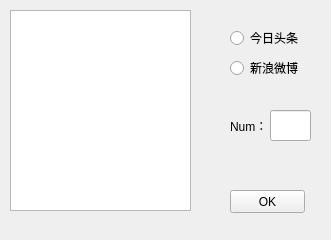
<?xml version="1.0" encoding="UTF-8"?>
<ui version="4.0">
 <class>Form</class>
 <widget class="QWidget" name="Form">
  <property name="geometry">
   <rect>
    <x>0</x>
    <y>0</y>
    <width>331</width>
    <height>240</height>
   </rect>
  </property>
  <property name="windowTitle">
   <string>Form</string>
  </property>
  <widget class="QRadioButton" name="radioButton1">
   <property name="geometry">
    <rect>
     <x>230</x>
     <y>30</y>
     <width>89</width>
     <height>16</height>
    </rect>
   </property>
   <property name="text">
    <string>今日头条</string>
   </property>
  </widget>
  <widget class="QRadioButton" name="radioButton_2">
   <property name="geometry">
    <rect>
     <x>230</x>
     <y>60</y>
     <width>89</width>
     <height>16</height>
    </rect>
   </property>
   <property name="text">
    <string>新浪微博</string>
   </property>
  </widget>
  <widget class="QLabel" name="label1">
   <property name="geometry">
    <rect>
     <x>230</x>
     <y>120</y>
     <width>54</width>
     <height>12</height>
    </rect>
   </property>
   <property name="text">
    <string>&amp;Num：</string>
   </property>
   <property name="buddy">
    <cstring>lineEdit1</cstring>
   </property>
  </widget>
  <widget class="QLineEdit" name="lineEdit1">
   <property name="geometry">
    <rect>
     <x>270</x>
     <y>110</y>
     <width>41</width>
     <height>31</height>
    </rect>
   </property>
  </widget>
  <widget class="QTextBrowser" name="textBrowser1">
   <property name="geometry">
    <rect>
     <x>10</x>
     <y>10</y>
     <width>181</width>
     <height>201</height>
    </rect>
   </property>
  </widget>
  <widget class="QPushButton" name="pushButton1">
   <property name="geometry">
    <rect>
     <x>230</x>
     <y>190</y>
     <width>75</width>
     <height>23</height>
    </rect>
   </property>
   <property name="text">
    <string>OK</string>
   </property>
  </widget>
 </widget>
 <resources/>
 <connections>
  <connection>
   <sender>pushButton1</sender>
   <signal>clicked(bool)</signal>
   <receiver>lineEdit1</receiver>
   <slot>copy()</slot>
   <hints>
    <hint type="sourcelabel">
     <x>282</x>
     <y>208</y>
    </hint>
    <hint type="destinationlabel">
     <x>295</x>
     <y>132</y>
    </hint>
   </hints>
  </connection>
 </connections>
</ui>
